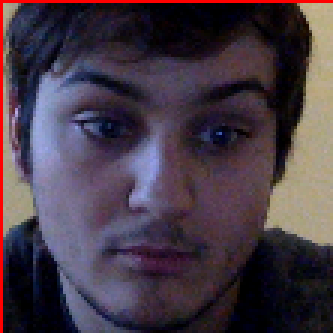
#> input picture faces/10/2.png, 111 x 111 px, given in place of the camera (shown 3 times larger)
$ python facerec.py --train faces/10/2.png   (Python 2 division)
#> lines starting #> are read from the running program, lines starting #| are printed output that depends on the picture; after the words box and inside, x2 and y2 are one past the last pixel; in counts of white or black regions, pixels touching at a corner belong together
### training_mode.py
import cv2
import numpy as np
import os
from PIL import Image

class TrainingMode:

	FRAMECAPTURE_EXTENSION = ".png"
	ALREADY_TRAINED = False 			# Variable to ignore keystroke events from facerec.py when training was already started
	FACES_ROOT_PATH = "faces"
	FACE_PATH = ""
	MODEL_PATH = None 	# for existing models
	MODEL_NAME = None 	# for newly created models
	EXIT_FLAG = False
	IMAGE_COUNT = 50

	def __init__(self, person_name, existing_model, new_model_name):
		print "Entering training mode. Make sure that only the desired training face is visible to the camera."

		if existing_model is None and new_model_name is not None:
			print "No model given, creating new one with name '" + new_model_name + "'."
			self.MODEL_NAME = new_model_name

		elif existing_model is not None and new_model_name is None:
			print "Model given at '" + model + "', updating with new date."
			self.MODEL_PATH = model
		else:
			print "Wrong arguments, quitting"
			return

		self.image_count = 0
		self.setup_directory_structure()

	# Creates directory structure for training faces like the following example:
	# /project_root/faces/1/[0-9].png
	# /project_root/faces/2/[0-9].png
	# and so on
	def setup_directory_structure(self):
		self.FACES_ROOT_PATH = "faces"
		self.FACE_PATH = ""

		if not os.path.exists(self.FACES_ROOT_PATH):
			os.makedirs(self.FACES_ROOT_PATH)

		i = 1
		while True:
			if not os.path.exists(self.FACES_ROOT_PATH + "/" + str(i)):

				# TODO: The labels for OpenCV need to be numeric values. Use the label for person's names and generate a number out of it?
				self.face_label = str(i)
				self.FACE_PATH = self.FACES_ROOT_PATH + "/" + str(i)
				os.makedirs(self.FACE_PATH)
				break
			i += 1

	def consume(self, frame, ROIs, ROIs_coordinates, faces):
		if len(ROIs) == 1:
			ROI_x = ROIs_coordinates[0][0]
			ROI_y = ROIs_coordinates[0][1]
			ROI_w = ROIs[0].shape[0]
			ROI_h = ROIs[0].shape[1]
			cv2.rectangle(frame, (ROI_x, ROI_y), (ROI_x+ROI_w, ROI_y+ROI_h), (0, 0, 255))

		if not cv2.waitKey(1) & 0xFF == ord('p'):
			return frame

		if self.image_count == self.IMAGE_COUNT:
			if self.ALREADY_TRAINED:
				return

			print str(self.image_count) + " images were captured. Training recognizer ..."
			images, labels = self.get_images_and_labels(self.FACE_PATH)
			recognizer = cv2.createLBPHFaceRecognizer()
			self.train_recognizer(recognizer, images, labels)
			self.EXIT_FLAG = True
			return

		if len(faces) > 1:
			print "Detected more than one face. Skipping frame ..."
			return None

		if len(faces) == 0:
			print "No faces in the image. Skipping frame ..."
			return None

		self.image_count += 1
		cv2.imwrite(self.FACE_PATH + "/" + str(self.image_count) + self.FRAMECAPTURE_EXTENSION, ROIs[0])
		print "Saved image!"

		return frame


	# [26 lines left out: functions get_images_and_labels, train_recognizer, not called in this run]

### face_detector.py
import cv2

class FaceDetector:

	def __init__(self, cascade_path):
		self.cascade_path = cascade_path
		self.face_cascade = cv2.CascadeClassifier(cascade_path)

	def detect(self, frame):
		# self.frame = cv2.cvtColor(frame, cv2.COLOR_BGR2GRAY)
		return self.face_cascade.detectMultiScale(frame, scaleFactor = 1.2, minNeighbors = 5, minSize = (100, 100))

### facerec.py
import cv2, os
import numpy as np
import argparse
import sys

from face_detector import FaceDetector
from training_mode import TrainingMode
from model_mode import ModelMode

ROI = None

ap = argparse.ArgumentParser()

group = ap.add_mutually_exclusive_group(required=True)
group.add_argument("--train", help="Create a new face recognition model")
group.add_argument("--update-model", help="Update an existing face recognition model")
group.add_argument("--model", help="Path for existing face recognition model")
group.add_argument("--clear", help="Clear all data (models and images)") # TODO

args = vars(ap.parse_args())

frame_class = None 	# Class to which every grabbed frame will be delivered

if args["train"]:
	new_model_name = args["train"]

	person_name = None
	while person_name is None or person_name == "":
		person_name = raw_input("Please enter the person's name: ")
#> this loop made 1 pass; the answer given on pass 1: faces/1/1.png


	frame_class = TrainingMode(person_name, None, new_model_name)

if args["update_model"]:
	model_path = args["update_model"]
	# TODO: Check if file exists
	frame_class = TrainingMode(model_path, None)

if args["model"]:
	model_path = args["model"]	# Model file
	# TODO: Check if file exists
	frame_class = ModelMode(model_path)

# Face detection is needed in all modes
face_detector = FaceDetector("haarcascade_frontalface_default.xml")
cap = cv2.VideoCapture(0)

while(True):	# Main loop
    ret, frame = cap.read()
#> frame is the input picture: shape (111, 111, 3); mean B, G, R 69.9, 58.4, 70.9
    frame = cv2.resize(frame, (0, 0), fx = 0.5, fy = 0.5)
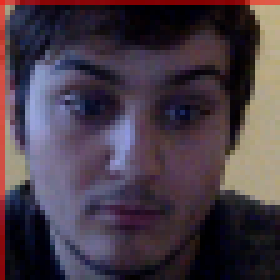
#> frame: shape (56, 56, 3) (shown 5 times larger); mean B, G, R 70, 58.8, 71.2

    ROIs = []					# Array for segmeted faces
    ROIs_coordinates = []		# Array for x,y coordinates of segmented faces to draw bounding boxes

    faces = face_detector.detect(frame)
#> faces = [[2, 3, 50, 50]]
    for (x, y, w, h) in faces:
		ROIs.append(frame[y: y+h, x: x+w])
		ROIs_coordinates.append((x, y))
#> this loop made 1 pass
#> after the loop, ROIs = 1 item; ROIs_coordinates = [(2, 3)]
		# cv2.rectangle(frame, (x, y), (x+w, y+h), (0, 0, 255))

    frame = frame_class.consume(frame, ROIs, ROIs_coordinates, faces)
#> in consume, `ROI_x = ROIs_coordinates[0][0]`: ROI_x = 2
#> in consume, `ROI_y = ROIs_coordinates[0][1]`: ROI_y = 3
#> in consume, `cv2.rectangle(frame, (ROI_x, ROI_y), (ROI_x+ROI_w, ROI_y+ROI_h), (0, 0..`:
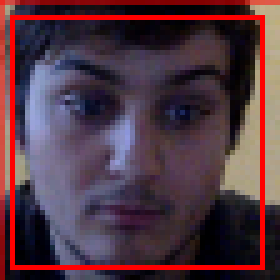
#> frame: shape (56, 56, 3) (shown 5 times larger); 6.38% of pixels changed, all inside (x1, y1, x2, y2) = (2, 3, 53, 54)
#> (key Esc is pressed here)
    if frame_class.EXIT_FLAG:
    	break

    cv2.imshow('frame', frame)


cap.release()
cv2.destroyAllWindows()
